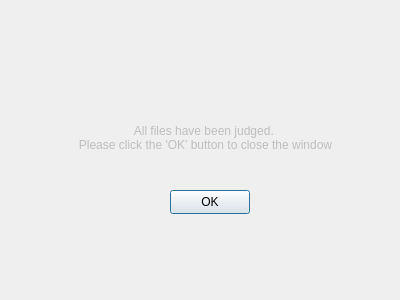
<?xml version="1.0" encoding="UTF-8"?>
<ui version="4.0">
 <class>Dialog</class>
 <widget class="QDialog" name="Dialog">
  <property name="enabled">
   <bool>true</bool>
  </property>
  <property name="geometry">
   <rect>
    <x>0</x>
    <y>0</y>
    <width>400</width>
    <height>300</height>
   </rect>
  </property>
  <property name="windowTitle">
   <string>Dialog</string>
  </property>
  <widget class="QPushButton" name="pushButton">
   <property name="geometry">
    <rect>
     <x>170</x>
     <y>190</y>
     <width>80</width>
     <height>24</height>
    </rect>
   </property>
   <property name="text">
    <string>OK</string>
   </property>
  </widget>
  <widget class="QTextEdit" name="textEdit">
   <property name="enabled">
    <bool>false</bool>
   </property>
   <property name="geometry">
    <rect>
     <x>50</x>
     <y>120</y>
     <width>311</width>
     <height>51</height>
    </rect>
   </property>
   <property name="frameShape">
    <enum>QFrame::NoFrame</enum>
   </property>
   <property name="html">
    <string>&lt;!DOCTYPE HTML PUBLIC &quot;-//W3C//DTD HTML 4.0//EN&quot; &quot;http://www.w3.org/TR/REC-html40/strict.dtd&quot;&gt;
&lt;html&gt;&lt;head&gt;&lt;meta name=&quot;qrichtext&quot; content=&quot;1&quot; /&gt;&lt;meta charset=&quot;utf-8&quot; /&gt;&lt;style type=&quot;text/css&quot;&gt;
p, li { white-space: pre-wrap; }
hr { height: 1px; border-width: 0; }
&lt;/style&gt;&lt;/head&gt;&lt;body style=&quot; font-family:'Microsoft YaHei UI'; font-size:9pt; font-weight:400; font-style:normal;&quot;&gt;
&lt;p align=&quot;center&quot; style=&quot; margin-top:0px; margin-bottom:0px; margin-left:0px; margin-right:0px; -qt-block-indent:0; text-indent:0px;&quot;&gt;All files have been judged. &lt;/p&gt;
&lt;p align=&quot;center&quot; style=&quot; margin-top:0px; margin-bottom:0px; margin-left:0px; margin-right:0px; -qt-block-indent:0; text-indent:0px;&quot;&gt;Please click the 'OK' button to close the window&lt;/p&gt;&lt;/body&gt;&lt;/html&gt;</string>
   </property>
  </widget>
 </widget>
 <resources/>
 <connections/>
</ui>
